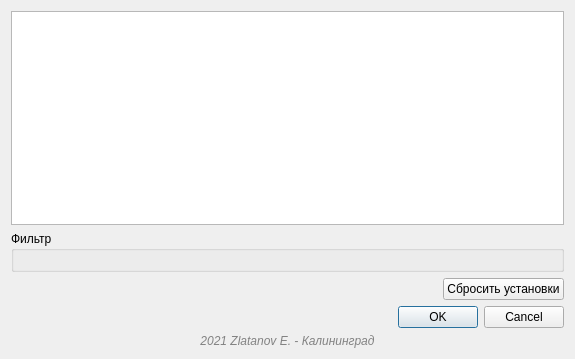
<?xml version="1.0" encoding="UTF-8"?>
<ui version="4.0">
 <class>CreateIntersectDialogBase</class>
 <widget class="QDialog" name="CreateIntersectDialogBase">
  <property name="geometry">
   <rect>
    <x>0</x>
    <y>0</y>
    <width>575</width>
    <height>359</height>
   </rect>
  </property>
  <property name="minimumSize">
   <size>
    <width>0</width>
    <height>0</height>
   </size>
  </property>
  <property name="maximumSize">
   <size>
    <width>16777215</width>
    <height>16777215</height>
   </size>
  </property>
  <property name="windowTitle">
   <string>Выберите маршрут</string>
  </property>
  <property name="modal">
   <bool>true</bool>
  </property>
  <layout class="QVBoxLayout" name="verticalLayout">
   <item>
    <widget class="QTableWidget" name="tableClickedWays">
     <property name="minimumSize">
      <size>
       <width>0</width>
       <height>200</height>
      </size>
     </property>
     <property name="font">
      <font>
       <pointsize>8</pointsize>
      </font>
     </property>
     <property name="lineWidth">
      <number>1</number>
     </property>
     <property name="editTriggers">
      <set>QAbstractItemView::NoEditTriggers</set>
     </property>
     <property name="selectionMode">
      <enum>QAbstractItemView::SingleSelection</enum>
     </property>
     <property name="selectionBehavior">
      <enum>QAbstractItemView::SelectRows</enum>
     </property>
     <property name="gridStyle">
      <enum>Qt::DotLine</enum>
     </property>
     <property name="sortingEnabled">
      <bool>true</bool>
     </property>
     <attribute name="verticalHeaderDefaultSectionSize">
      <number>17</number>
     </attribute>
    </widget>
   </item>
   <item>
    <widget class="QGroupBox" name="groupBox_filter">
     <property name="title">
      <string>Фильтр</string>
     </property>
     <layout class="QFormLayout" name="formLayout"/>
    </widget>
   </item>
   <item>
    <layout class="QHBoxLayout" name="horizontalLayout">
     <item>
      <spacer name="horizontalSpacer">
       <property name="orientation">
        <enum>Qt::Horizontal</enum>
       </property>
       <property name="sizeHint" stdset="0">
        <size>
         <width>40</width>
         <height>20</height>
        </size>
       </property>
      </spacer>
     </item>
     <item>
      <widget class="QPushButton" name="pushButton_reset">
       <property name="text">
        <string>Сбросить установки</string>
       </property>
      </widget>
     </item>
    </layout>
   </item>
   <item>
    <widget class="QDialogButtonBox" name="button_box">
     <property name="maximumSize">
      <size>
       <width>16777215</width>
       <height>16777215</height>
      </size>
     </property>
     <property name="orientation">
      <enum>Qt::Horizontal</enum>
     </property>
     <property name="standardButtons">
      <set>QDialogButtonBox::Cancel|QDialogButtonBox::Ok</set>
     </property>
    </widget>
   </item>
   <item>
    <widget class="QLabel" name="label_8">
     <property name="font">
      <font>
       <italic>true</italic>
      </font>
     </property>
     <property name="text">
      <string>&lt;html&gt;&lt;head/&gt;&lt;body&gt;&lt;p&gt;&lt;span style=&quot; color:#828282;&quot;&gt;2021 Zlatanov E. - Калининград&lt;/span&gt;&lt;/p&gt;&lt;/body&gt;&lt;/html&gt;</string>
     </property>
     <property name="alignment">
      <set>Qt::AlignCenter</set>
     </property>
    </widget>
   </item>
  </layout>
 </widget>
 <resources/>
 <connections>
  <connection>
   <sender>button_box</sender>
   <signal>accepted()</signal>
   <receiver>CreateIntersectDialogBase</receiver>
   <slot>accept()</slot>
   <hints>
    <hint type="sourcelabel">
     <x>20</x>
     <y>20</y>
    </hint>
    <hint type="destinationlabel">
     <x>20</x>
     <y>20</y>
    </hint>
   </hints>
  </connection>
  <connection>
   <sender>button_box</sender>
   <signal>rejected()</signal>
   <receiver>CreateIntersectDialogBase</receiver>
   <slot>reject()</slot>
   <hints>
    <hint type="sourcelabel">
     <x>20</x>
     <y>20</y>
    </hint>
    <hint type="destinationlabel">
     <x>20</x>
     <y>20</y>
    </hint>
   </hints>
  </connection>
 </connections>
</ui>
